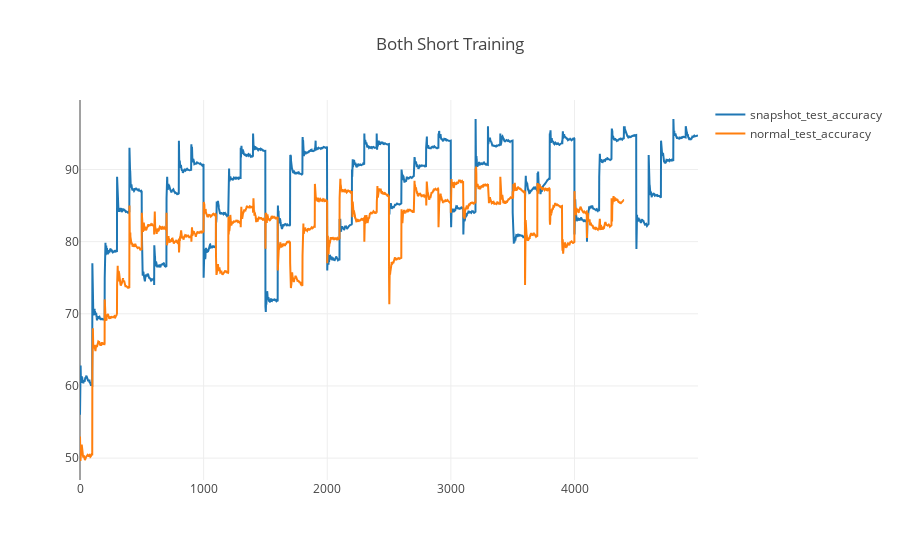

The notebook cell saved with this chart:
### Markdown cell above
## Comparing both Trainings

### Code cell
data = [
    go.Scatter(
        x=list(map(lambda l: l.step, snapshot_test_accs)),
        y=list(map(lambda l: l.value, snapshot_test_accs)),
        name="snapshot_test_accuracy"),
    go.Scatter(
        x=list(map(lambda l: l.step, normal_test_accs)),
        y=list(map(lambda l: l.value, normal_test_accs)),
        name="normal_test_accuracy")
]

layout = go.Layout(
    title='Both Short Training'
)
fig = go.Figure(data=data, layout=layout)
iplot(fig, filename='Both Short Training')

### Figure 1 — Plotly figure (JSON) as saved in the notebook; plotly's stock layout.template omitted (floating-point values rounded to 4 significant figures; data arrays with more than 128 entries replaced by an {"elided": "..."} marker saying what was removed)
{"data": [{"name": "snapshot_test_accuracy", "type": "scatter", "uid": "cdd70d48-bd1f-4650-b20d-7f30b4ef8a8d", "x": {"elided": "5000 int values"}, "y": {"elided": "5000 float values"}}, {"name": "normal_test_accuracy", "type": "scatter", "uid": "9f55414b-8407-4262-8ae9-b37133511def", "x": {"elided": "4400 int values"}, "y": {"elided": "4400 float values"}}], "layout": {"autosize": true, "title": {"text": "Both Short Training"}, "xaxis": {"autorange": true, "range": [0, 4999], "type": "linear"}, "yaxis": {"autorange": true, "range": [46.97, 99.63], "type": "linear"}}}
